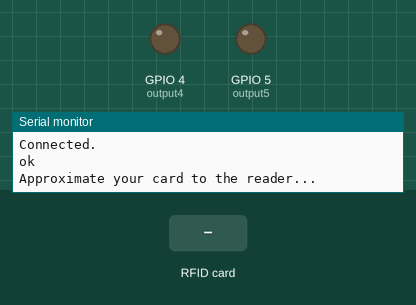
Simulated run of this sketch. Board: ESP8266 (NodeMCU). Parts: output pins drawn as LEDs (lit = HIGH), the last lines printed to the serial monitor. The inputs (shaded band) are chosen by the test bench. WiFi joins after 1.5 s; servers stay silent unless stated; the Firebase database answers and starts empty.

Above: at 2.7 s.
2.8 s: RFID card 14 A8 CF 2B held to the reader
At 3.3 s:
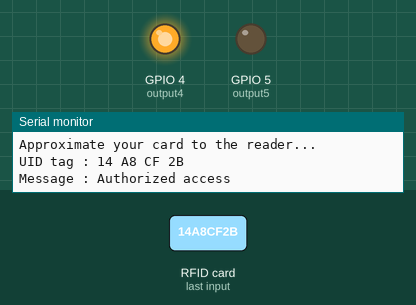
Timing chart, 0 to 9.8 s (numbered marks = the images above; inputs shaded):
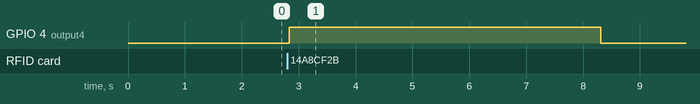

Measured:
- after the input at 2.8 s, GPIO 4 (output4): LOW → HIGH at once, → LOW 5.5 s later

The sketch:

ASM_IoT.ino
```cpp
/*********
  Rui Santos
  Complete project details at https://randomnerdtutorials.com
*********/

#include <ESP8266WiFi.h>
#include <DNSServer.h>
#include <ESP8266WebServer.h>
#include <WiFiManager.h>         // https://github.com/tzapu/WiFiManager

// Firebase Setup
#include <ArduinoJson.h>
#include <FirebaseESP8266.h>

#include <SoftwareSerial.h>
#include <SPI.h>
#include <MFRC522.h>

//Provide the token generation process info.
#include "addons/TokenHelper.h"
//Provide the RTDB payload printing info and other helper functions.
#include "addons/RTDBHelper.h"


// Insert Firebase project API Key
#define API_KEY "AIzaSyBW8Tbb2PlRMcWfpwiPKF6luyPSD0WmdDM "

// Insert RTDB URLefine the RTDB URL */
#define DATABASE_URL "https://smarthomedemo-8fab6-default-rtdb.asia-southeast1.firebasedatabase.app/"

//Define Firebase Data object
FirebaseData fbdo;

FirebaseAuth auth;
FirebaseConfig config;
SoftwareSerial ESP8266_SoftSerial (1,2);
bool signupOK = false;

// Set web server port number to 80
WiFiServer server(80);
// Assign output variables to GPIO pins
const int output5 = 5;
const int output4 = 4;

constexpr uint8_t RST_PIN = 16;        // Define pin D0 for the RST pin
constexpr uint8_t SDA_PIN = 15;        // Define pin D8 for the SDA pin

MFRC522 mfrc522(SDA_PIN, RST_PIN);  // Create MFRC522 instance
void setup() {
  Serial.begin(115200);
//   ESP8266_SoftSerial.begin(9600);
  // Initialize the output variables as outputs
//  pinMode(output5, OUTPUT);
//  pinMode(output4, OUTPUT);
  // Set outputs to LOW
  // WiFiManager
  // Local intialization. Once its business is done, there is no need to keep it around
  WiFiManager wifiManager;

  // Uncomment and run it once, if you want to erase all the stored information
  //wifiManager.resetSettings();

  // set custom ip for portal
  //wifiManager.setAPConfig(IPAddress(10,0,1,1), IPAddress(10,0,1,1), IPAddress(255,255,255,0));

  // fetches ssid and pass from eeprom and tries to connect
  // if it does not connect it starts an access point with the specified name
  // here  "AutoConnectAP"
  // and goes into a blocking loop awaiting configuration
  wifiManager.autoConnect("SmartHome");
  // or use this for auto generated name ESP + ChipID
  //wifiManager.autoConnect();

  // if you get here you have connected to the WiFi
  Serial.println("Connected.");

  server.begin();

  // CONFIGURE FIREBASE
  /* Assign the api key (required) */
  config.api_key = API_KEY;

  /* Assign the RTDB URL (required) */
  config.database_url = DATABASE_URL;

  /* Sign up */
  if (Firebase.signUp(&config, &auth, "", "")){
    Serial.println("ok");
    signupOK = true;
  }
  else{
    Serial.printf("%s\n", config.signer.signupError.message.c_str());
  }

  /* Assign the callback function for the long running token generation task */
  config.token_status_callback = tokenStatusCallback; //see addons/TokenHelper.h

  Firebase.begin(&config, &auth);
  Firebase.reconnectWiFi(true);
//  SPI.begin();      // Initiate  SPI bus
//  mfrc522.PCD_Init();
  pinMode(output4, OUTPUT);
  pinMode(output5, OUTPUT);
  while (!Serial);  // Do nothing if no serial port is opened
  SPI.begin();    // Initialize SPI bus
  mfrc522.PCD_Init(); // Initialize MFRC522
  Serial.println("Approximate your card to the reader...");
}

void loop(){
 getDataDoor();
 getDataLight();
 checkCard();
}
boolean getUID()
{
  // Getting ready for reading Tags
  if ( ! mfrc522.PICC_IsNewCardPresent()) {   //If a new tag is placed close to the RFID reader, continue
  return false;
  }
  if ( ! mfrc522.PICC_ReadCardSerial()) {     //When a tag is placed, get UID and continue
  return false;
  }
  return true;
}
void getDataDoor() {
  if(Firebase.RTDB.getString(&fbdo,"Door/Status"))
    {
      String Status = fbdo.stringData();
//      Serial.print("Door: ");
//      Serial.println(Status);
      if(Status == "On"){
        digitalWrite(output4, HIGH);
      }
      else{
        digitalWrite(output4, LOW);
      }
    }
    else {
      Serial.println("FAILED");
      Serial.println("REASON: " + fbdo.errorReason());
    }
}
void getDataLight(){
  if(Firebase.RTDB.getString(&fbdo,"Light/Status"))
    {
      String Status = fbdo.stringData();
      if(Status == "On"){
        digitalWrite(output5, HIGH);
      }
      else{
        digitalWrite(output5, LOW);
      }
    }
    else {
      Serial.println("FAILED");
      Serial.println("REASON: " + fbdo.errorReason());
    }
}
void checkCard(){
  while (getUID())
  {
  Serial.print("UID tag :");
  String content= "";
  byte letter;
  for (byte i = 0; i < mfrc522.uid.size; i++)
  {
     Serial.print(mfrc522.uid.uidByte[i] < 0x10 ? " 0" : " ");
     Serial.print(mfrc522.uid.uidByte[i], HEX);
     content.concat(String(mfrc522.uid.uidByte[i] < 0x10 ? " 0" : " "));
     content.concat(String(mfrc522.uid.uidByte[i], HEX));
  }
  Serial.println();
  Serial.print("Message : ");
  content.toUpperCase();
  if ((content.substring(1) == "14 A8 CF 2B") ) //change here the UID of the card/cards that you want to give access
  {
    Serial.println("Authorized access");
    Serial.println();
    digitalWrite(output4, HIGH);
    Firebase.RTDB.setString(&fbdo, "Door/Status", "On");
    delay(5000);
    Firebase.RTDB.setString(&fbdo, "Door/Status", "Off");
  }
 else   {
    Serial.println(" Access denied");
  }
  }
}
```
